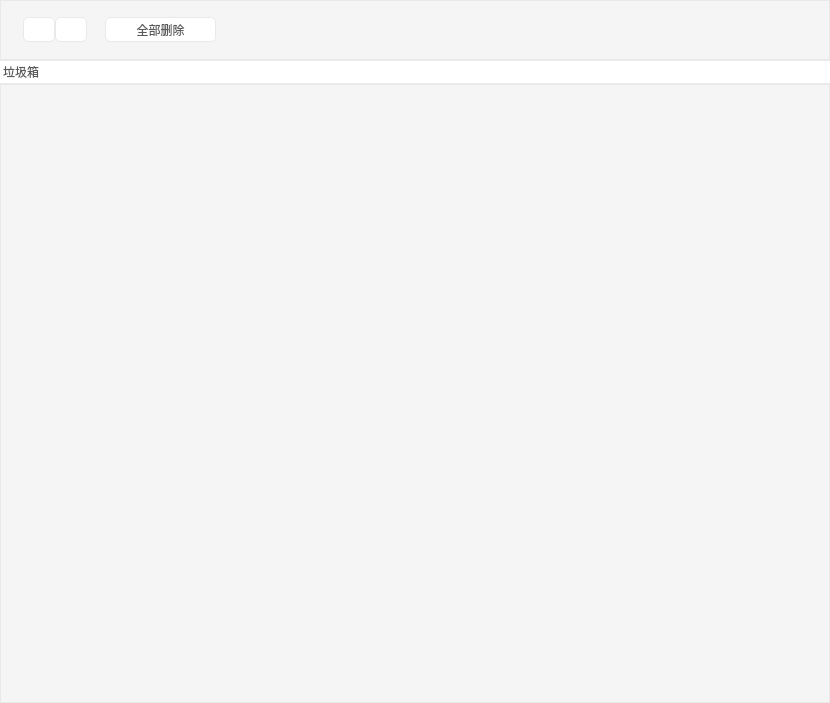
<?xml version="1.0" encoding="UTF-8"?>
<ui version="4.0">
 <class>trash</class>
 <widget class="QWidget" name="trash">
  <property name="geometry">
   <rect>
    <x>0</x>
    <y>0</y>
    <width>830</width>
    <height>703</height>
   </rect>
  </property>
  <property name="windowTitle">
   <string>Form</string>
  </property>
  <layout class="QVBoxLayout" name="verticalLayout_2">
   <property name="spacing">
    <number>0</number>
   </property>
   <property name="leftMargin">
    <number>0</number>
   </property>
   <property name="topMargin">
    <number>0</number>
   </property>
   <property name="rightMargin">
    <number>0</number>
   </property>
   <property name="bottomMargin">
    <number>0</number>
   </property>
   <item>
    <layout class="QVBoxLayout" name="verticalLayout">
     <property name="spacing">
      <number>0</number>
     </property>
     <item>
      <widget class="QWidget" name="widget" native="true">
       <property name="minimumSize">
        <size>
         <width>0</width>
         <height>60</height>
        </size>
       </property>
       <property name="maximumSize">
        <size>
         <width>16777215</width>
         <height>60</height>
        </size>
       </property>
       <property name="styleSheet">
        <string notr="true">border: 1px solid #E9E9E9;
background: #F5F5F5;</string>
       </property>
       <layout class="QHBoxLayout" name="horizontalLayout_2">
        <property name="spacing">
         <number>6</number>
        </property>
        <property name="leftMargin">
         <number>9</number>
        </property>
        <property name="topMargin">
         <number>9</number>
        </property>
        <property name="rightMargin">
         <number>9</number>
        </property>
        <property name="bottomMargin">
         <number>9</number>
        </property>
        <item>
         <layout class="QHBoxLayout" name="horizontalLayout">
          <property name="spacing">
           <number>0</number>
          </property>
          <item>
           <widget class="QWidget" name="widget_3" native="true">
            <property name="maximumSize">
             <size>
              <width>14</width>
              <height>16777215</height>
             </size>
            </property>
            <property name="styleSheet">
             <string notr="true">border:none</string>
            </property>
           </widget>
          </item>
          <item>
           <widget class="QWidget" name="widget_4" native="true">
            <property name="maximumSize">
             <size>
              <width>64</width>
              <height>16777215</height>
             </size>
            </property>
            <property name="styleSheet">
             <string notr="true">border:none</string>
            </property>
            <layout class="QHBoxLayout" name="horizontalLayout_4">
             <property name="spacing">
              <number>0</number>
             </property>
             <property name="leftMargin">
              <number>0</number>
             </property>
             <property name="topMargin">
              <number>0</number>
             </property>
             <property name="rightMargin">
              <number>0</number>
             </property>
             <property name="bottomMargin">
              <number>0</number>
             </property>
             <item>
              <layout class="QHBoxLayout" name="horizontalLayout_3">
               <property name="spacing">
                <number>0</number>
               </property>
               <item>
                <widget class="QPushButton" name="pushButton_3">
                 <property name="minimumSize">
                  <size>
                   <width>32</width>
                   <height>25</height>
                  </size>
                 </property>
                 <property name="maximumSize">
                  <size>
                   <width>32</width>
                   <height>25</height>
                  </size>
                 </property>
                 <property name="styleSheet">
                  <string notr="true">background: #FFFFFF;
border: 1px solid #E9E9E9;
border-radius: 5px;
</string>
                 </property>
                 <property name="text">
                  <string/>
                 </property>
                 <property name="icon">
                  <iconset resource="../../assets.qrc">
                   <normaloff>:/assets/assets/left.png</normaloff>:/assets/assets/left.png</iconset>
                 </property>
                 <property name="iconSize">
                  <size>
                   <width>7</width>
                   <height>12</height>
                  </size>
                 </property>
                </widget>
               </item>
               <item>
                <widget class="QPushButton" name="pushButton_4">
                 <property name="minimumSize">
                  <size>
                   <width>32</width>
                   <height>25</height>
                  </size>
                 </property>
                 <property name="maximumSize">
                  <size>
                   <width>32</width>
                   <height>25</height>
                  </size>
                 </property>
                 <property name="styleSheet">
                  <string notr="true">background: #FFFFFF;
border: 1px solid #E9E9E9;
border-radius: 5px;
</string>
                 </property>
                 <property name="text">
                  <string/>
                 </property>
                 <property name="icon">
                  <iconset resource="../../assets.qrc">
                   <normaloff>:/assets/assets/right.png</normaloff>:/assets/assets/right.png</iconset>
                 </property>
                 <property name="iconSize">
                  <size>
                   <width>7</width>
                   <height>12</height>
                  </size>
                 </property>
                </widget>
               </item>
              </layout>
             </item>
            </layout>
           </widget>
          </item>
          <item>
           <widget class="QWidget" name="widget_5" native="true">
            <property name="maximumSize">
             <size>
              <width>18</width>
              <height>16777215</height>
             </size>
            </property>
            <property name="styleSheet">
             <string notr="true">border:none</string>
            </property>
           </widget>
          </item>
          <item>
           <widget class="QPushButton" name="pushButton">
            <property name="maximumSize">
             <size>
              <width>111</width>
              <height>25</height>
             </size>
            </property>
            <property name="styleSheet">
             <string notr="true">background:#FFFFFF;
border: 1px solid #E9E9E9;
border-radius:5px;

font-family: PingFangSC-Regular;
font-size: 12px;
color: #5A5A5A;
text-align:center;</string>
            </property>
            <property name="text">
             <string>全部删除</string>
            </property>
           </widget>
          </item>
          <item>
           <widget class="QWidget" name="widget_6" native="true">
            <property name="maximumSize">
             <size>
              <width>10</width>
              <height>16777215</height>
             </size>
            </property>
            <property name="styleSheet">
             <string notr="true">border:none</string>
            </property>
           </widget>
          </item>
          <item>
           <widget class="QWidget" name="widget_7" native="true">
            <property name="styleSheet">
             <string notr="true">border:none</string>
            </property>
           </widget>
          </item>
         </layout>
        </item>
       </layout>
      </widget>
     </item>
     <item>
      <widget class="QWidget" name="widget_2" native="true">
       <property name="minimumSize">
        <size>
         <width>0</width>
         <height>24</height>
        </size>
       </property>
       <property name="maximumSize">
        <size>
         <width>16777215</width>
         <height>24</height>
        </size>
       </property>
       <property name="styleSheet">
        <string notr="true">border: 1px solid #E9E9E9;
background: #FFFFFF;</string>
       </property>
       <layout class="QHBoxLayout" name="horizontalLayout_6">
        <property name="spacing">
         <number>0</number>
        </property>
        <property name="leftMargin">
         <number>0</number>
        </property>
        <property name="topMargin">
         <number>0</number>
        </property>
        <property name="rightMargin">
         <number>0</number>
        </property>
        <property name="bottomMargin">
         <number>0</number>
        </property>
        <item>
         <layout class="QHBoxLayout" name="horizontalLayout_5">
          <item>
           <widget class="QLabel" name="label">
            <property name="minimumSize">
             <size>
              <width>42</width>
              <height>22</height>
             </size>
            </property>
            <property name="maximumSize">
             <size>
              <width>16777215</width>
              <height>22</height>
             </size>
            </property>
            <property name="styleSheet">
             <string notr="true">font-family: PingFangSC-Regular;
font-size: 12px;
color: #5A5A5A;
text-align:left;
border: none;</string>
            </property>
            <property name="text">
             <string> 垃圾箱</string>
            </property>
           </widget>
          </item>
         </layout>
        </item>
       </layout>
      </widget>
     </item>
     <item>
      <widget class="QWidget" name="widget_8" native="true">
       <property name="styleSheet">
        <string notr="true">border: 1px solid #E9E9E9;
background: #F5F5F5;</string>
       </property>
      </widget>
     </item>
    </layout>
   </item>
  </layout>
 </widget>
 <resources>
  <include location="../../assets.qrc"/>
 </resources>
 <connections/>
</ui>
